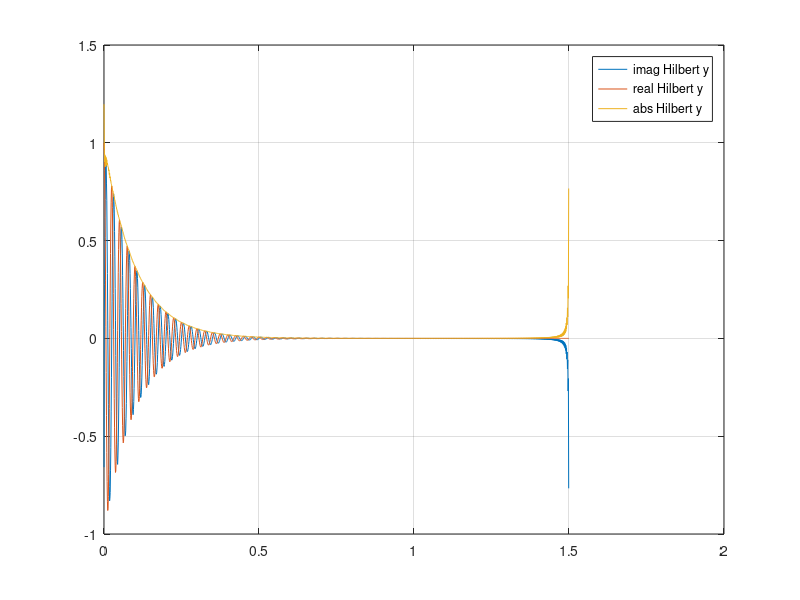
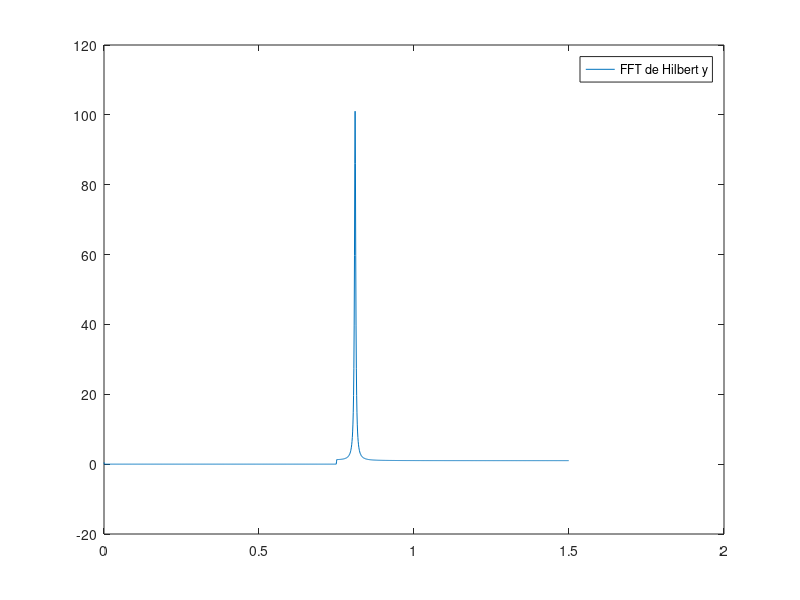

These charts were generated, in order, by the following MATLAB code:
clc
clear all
close all


%x = -10*pi:0.005:10*pi; 

Fs = 1000;            % Sampling frequency                    
T = 1/Fs;             % Sampling period       
L = 1500;     % Length of signal
t = (0:L-1)*T;        % Time vector

y=cos(2*pi*40*t).*exp(-t/0.1);

y2=hilbert(y);

plot(t,imag(y2),t,real(y2),t,abs(y2))
legend('imag Hilbert y','real Hilbert y','abs Hilbert y')
grid on

%% FFT
Y2=fftshift(fft(y2));

Y_real = fftshift(fft(real(Y2)));
Y_imag = fftshift(fft(imag(Y2)));
Y_abs = fftshift(fft(abs(Y2)));

figure
plot(t,Y2)
legend('FFT de Hilbert y')
